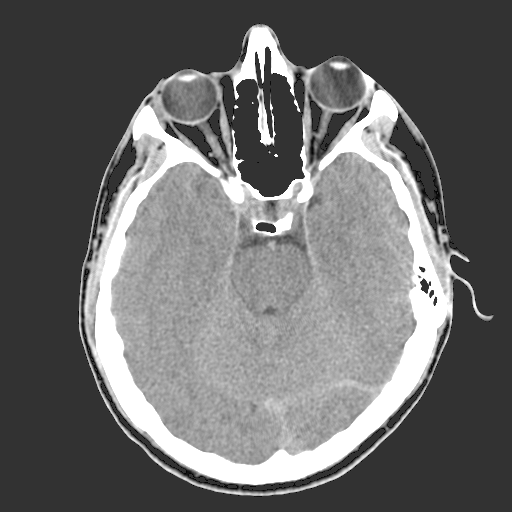
#> input picture HW2/Input_data/HeadCT.tif, 512 x 512 px
$ python HW2_4.py
#> lines starting #> are read from the running program, lines starting #| are printed output that depends on the picture
#> further down, HeadCT is the input picture: shape (512, 512); min 2, max 255, mean 107.2
import cv2 as cv
import numpy as np
import matplotlib.pyplot as plt


# PART B
def transform2(img, A, B):
#> called with A = 10, B = 60
    h, w = img.shape
#> h = 512; w = 512
    img2 = np.zeros((h, w))  # create an empty matrix to generate the new transformed image in it
    for i in range(h):
        for j in range(w):
            if not A < img[i][j] < B:
                img[i][j] == 0
                img2[i][j] = img2[i][j] + img[i][j]
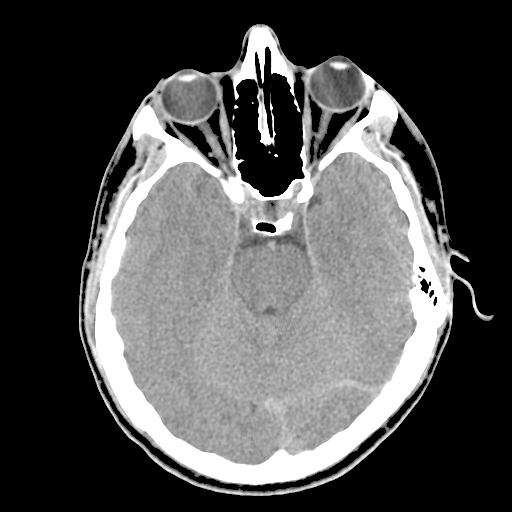
#> img2: shape (512, 512) float64; min 0, max 255, mean 80
    return img2


# PART C
HeadCT = cv.imread('Input_data/HeadCT.tif', 0)
t_HeadCT = transform2(HeadCT, 10, 60)  # the surmised intensities that do the desired transformation

plt.figure()
plt.subplot(1, 2, 1)
plt.title('Original image')
plt.imshow(HeadCT, cmap='gray', vmin=0, vmax=255)
plt.axis(False)

plt.subplot(1, 2, 2)
plt.title('Transformed image')
plt.imshow(t_HeadCT, cmap='gray', vmin=0, vmax=255)
plt.axis(False)

# PART D
plt.figure()
plt.title('Transform function')
# we determine the suitable coordinates for plotting the transform functions with step function
x = np.array([0, 10, 60, 255])
y = np.array([25, 25, 125, 25])
# set limits for both axes to make the scale values proportional to the 8-bit image intensity
plt.xlim([0, 255])
plt.ylim([0, 255])
plt.step(x, y)  # plot the step function with the help of previously set coordinates

plt.show()
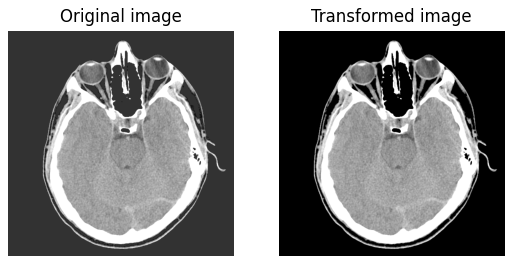
#> figure drawn by matplotlib, 2 panels
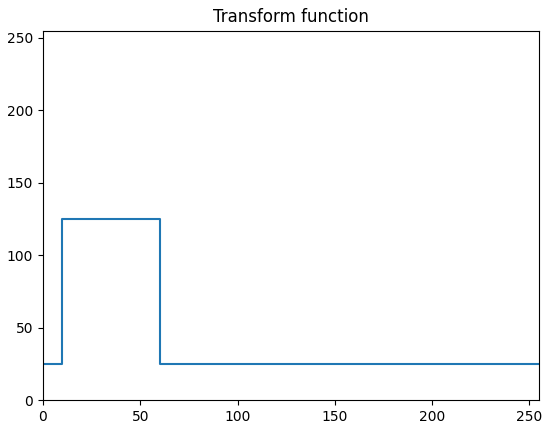
#> figure drawn by matplotlib, 1 panel
cv.waitKey(0)
cv.destroyAllWindows()
